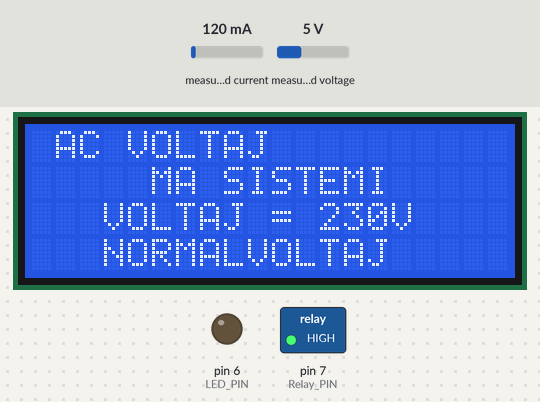
This sketch was run on a simulated Arduino Uno, built with avr-gcc and run on an emulated ATmega328P. Shown: 20×4 character LCD, switched loads named in the sketch (green lamp = pin HIGH), output pins drawn as LEDs (lit = HIGH). The inputs (shaded band) are chosen by the test bench; at power-on: measured voltage 5 V, measured current 120 mA.

Above: at 1.2 s.
1.3 s: measured voltage set to 0.3 V
At 2.5 s:
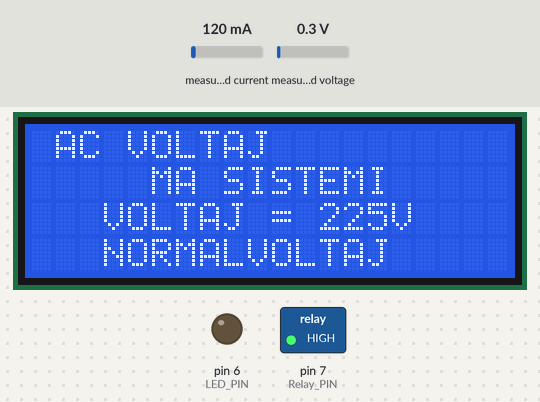
2.9 s: measured voltage set to 3.8 V
4.6 s: measured voltage set to 7.5 V
Timing chart, 0 to 7.6 s (numbered marks = the images above; inputs shaded):
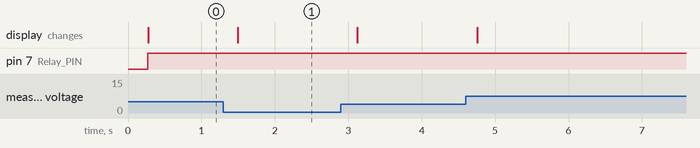

The sketch:

AC_Voltaj_koruma.ino
```cpp
#include "EmonLib.h"   // Include Emon Library
EnergyMonitor emon1;   // Create an instance

// include the library code:
#include <LiquidCrystal.h> //library for LCD

// initialize the library with the numbers of the interface pins
LiquidCrystal lcd(13, 12, 11, 10, 9, 8);

const int Relay_PIN = 7;
const int LED_PIN = 6;

void setup()
{
  pinMode(Relay_PIN, OUTPUT);  // Set the pin as OUTPUT
  pinMode(LED_PIN, OUTPUT);  // Set the LED pin as OUTPUT

  emon1.voltage(A0,187, 1.7); // Voltage: input pin, calibration, phase_shift

  lcd.begin(20, 4); // set up the LCD's number of columns and rows:
  lcd.setCursor(0,0);
  lcd.print(" AC VOLTAJ ");
  lcd.setCursor(0,1);
  lcd.print(" KORUMA SISTEMI ");
}

void loop()
{
  emon1.calcVI(20,2000); // Calculate all. No.of half wavelengths (crossings), time-out
  int Voltage   = emon1.Vrms;  //extract Vrms into Variable

  lcd.setCursor(0,2);
  lcd.print("   VOLTAJ = ");
  lcd.print(Voltage);
  lcd.print("V         ");

    if (Voltage >= 180 && Voltage <= 250)  //Normal Voltage Condition
  {
    digitalWrite(Relay_PIN, HIGH);
    digitalWrite(LED_PIN, LOW);
    lcd.setCursor(0, 3);
    lcd.print("   NORMALVOLTAJ  ");
  }
  if (Voltage > 250)  //Over Voltage Condition
  {
    digitalWrite(Relay_PIN, LOW);
    digitalWrite(LED_PIN, HIGH);
    lcd.setCursor(0, 3);
    lcd.print("    ASIRI VOLTAJ  ");
  }
  if (Voltage < 180)  //Under Voltage Condition
  {
    digitalWrite(Relay_PIN, LOW);
    digitalWrite(LED_PIN, HIGH);
    lcd.setCursor(0, 3);
    lcd.print("    DUSUK VOLTAJ   ");
  }
  delay(200);
}
```

Measured:
- after the input at 1.3 s, the display: changes after 0.20 s (image 1)
